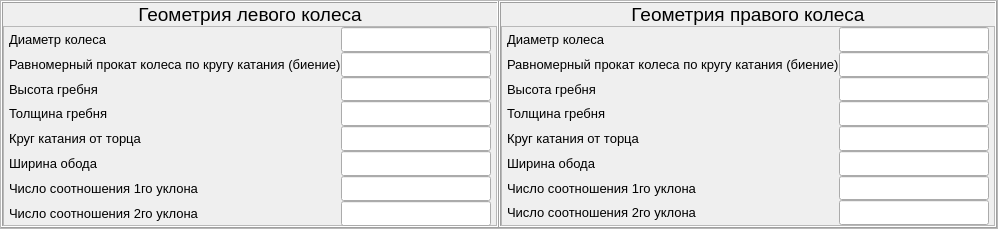
            <widget class="QFrame" name="geometry_test_frame">
             <property name="frameShape">
              <enum>QFrame::StyledPanel</enum>
             </property>
             <property name="frameShadow">
              <enum>QFrame::Raised</enum>
             </property>
             <layout class="QHBoxLayout" name="horizontalLayout_13">
              <property name="spacing">
               <number>0</number>
              </property>
              <property name="leftMargin">
               <number>0</number>
              </property>
              <property name="topMargin">
               <number>0</number>
              </property>
              <property name="rightMargin">
               <number>0</number>
              </property>
              <property name="bottomMargin">
               <number>0</number>
              </property>
              <item>
               <widget class="QFrame" name="left_wheel_frame">
                <property name="frameShape">
                 <enum>QFrame::Box</enum>
                </property>
                <property name="frameShadow">
                 <enum>QFrame::Raised</enum>
                </property>
                <layout class="QVBoxLayout" name="verticalLayout_8">
                 <property name="spacing">
                  <number>0</number>
                 </property>
                 <property name="leftMargin">
                  <number>0</number>
                 </property>
                 <property name="topMargin">
                  <number>0</number>
                 </property>
                 <property name="rightMargin">
                  <number>0</number>
                 </property>
                 <property name="bottomMargin">
                  <number>0</number>
                 </property>
                 <item>
                  <widget class="QLabel" name="label_21">
                   <property name="maximumSize">
                    <size>
                     <width>16777215</width>
                     <height>25</height>
                    </size>
                   </property>
                   <property name="font">
                    <font>
                     <family>Arial</family>
                     <pointsize>14</pointsize>
                    </font>
                   </property>
                   <property name="text">
                    <string>Геометрия левого колеса</string>
                   </property>
                   <property name="alignment">
                    <set>Qt::AlignCenter</set>
                   </property>
                  </widget>
                 </item>
                 <item>
                  <widget class="PlotWidget" name="geometry_left_graph_widget" native="true"/>
                 </item>
                 <item>
                  <widget class="QFrame" name="geometry_test_left_frame">
                   <property name="minimumSize">
                    <size>
                     <width>0</width>
                     <height>0</height>
                    </size>
                   </property>
                   <property name="maximumSize">
                    <size>
                     <width>16777215</width>
                     <height>200</height>
                    </size>
                   </property>
                   <property name="frameShape">
                    <enum>QFrame::StyledPanel</enum>
                   </property>
                   <property name="frameShadow">
                    <enum>QFrame::Raised</enum>
                   </property>
                   <layout class="QGridLayout" name="gridLayout_7">
                    <property name="leftMargin">
                     <number>5</number>
                    </property>
                    <property name="topMargin">
                     <number>0</number>
                    </property>
                    <property name="rightMargin">
                     <number>5</number>
                    </property>
                    <property name="bottomMargin">
                     <number>0</number>
                    </property>
                    <property name="spacing">
                     <number>0</number>
                    </property>
                    <item row="5" column="0">
                     <widget class="QLabel" name="label_26">
                      <property name="minimumSize">
                       <size>
                        <width>0</width>
                        <height>25</height>
                       </size>
                      </property>
                      <property name="maximumSize">
                       <size>
                        <width>16777215</width>
                        <height>16777215</height>
                       </size>
                      </property>
                      <property name="font">
                       <font>
                        <family>Arial</family>
                        <pointsize>10</pointsize>
                       </font>
                      </property>
                      <property name="text">
                       <string>Толщина гребня</string>
                      </property>
                     </widget>
                    </item>
                    <item row="9" column="1">
                     <widget class="QLineEdit" name="geometry_test_left_one_slope_lineEdit">
                      <property name="maximumSize">
                       <size>
                        <width>150</width>
                        <height>25</height>
                       </size>
                      </property>
                      <property name="font">
                       <font>
                        <family>Arial</family>
                        <pointsize>14</pointsize>
                       </font>
                      </property>
                      <property name="alignment">
                       <set>Qt::AlignCenter</set>
                      </property>
                      <property name="readOnly">
                       <bool>true</bool>
                      </property>
                     </widget>
                    </item>
                    <item row="0" column="1">
                     <widget class="QLineEdit" name="geometry_test_left_diameter_lineEdit">
                      <property name="maximumSize">
                       <size>
                        <width>150</width>
                        <height>25</height>
                       </size>
                      </property>
                      <property name="font">
                       <font>
                        <family>Arial</family>
                        <pointsize>14</pointsize>
                       </font>
                      </property>
                      <property name="text">
                       <string/>
                      </property>
                      <property name="alignment">
                       <set>Qt::AlignCenter</set>
                      </property>
                      <property name="readOnly">
                       <bool>true</bool>
                      </property>
                     </widget>
                    </item>
                    <item row="8" column="0">
                     <widget class="QLabel" name="label_28">
                      <property name="font">
                       <font>
                        <family>Arial</family>
                        <pointsize>10</pointsize>
                       </font>
                      </property>
                      <property name="text">
                       <string>Ширина обода</string>
                      </property>
                     </widget>
                    </item>
                    <item row="5" column="1">
                     <widget class="QLineEdit" name="geometry_test_left_crest_width_lineEdit">
                      <property name="maximumSize">
                       <size>
                        <width>150</width>
                        <height>25</height>
                       </size>
                      </property>
                      <property name="font">
                       <font>
                        <family>Arial</family>
                        <pointsize>14</pointsize>
                       </font>
                      </property>
                      <property name="alignment">
                       <set>Qt::AlignCenter</set>
                      </property>
                      <property name="readOnly">
                       <bool>true</bool>
                      </property>
                     </widget>
                    </item>
                    <item row="10" column="0">
                     <widget class="QLabel" name="label_30">
                      <property name="font">
                       <font>
                        <family>Arial</family>
                        <pointsize>10</pointsize>
                       </font>
                      </property>
                      <property name="text">
                       <string>Число соотношения 2го уклона</string>
                      </property>
                     </widget>
                    </item>
                    <item row="9" column="0">
                     <widget class="QLabel" name="label_29">
                      <property name="font">
                       <font>
                        <family>Arial</family>
                        <pointsize>10</pointsize>
                       </font>
                      </property>
                      <property name="text">
                       <string>Число соотношения 1го уклона</string>
                      </property>
                     </widget>
                    </item>
                    <item row="8" column="1">
                     <widget class="QLineEdit" name="geometry_test_left_width_rim_lineEdit">
                      <property name="maximumSize">
                       <size>
                        <width>150</width>
                        <height>25</height>
                       </size>
                      </property>
                      <property name="font">
                       <font>
                        <family>Arial</family>
                        <pointsize>14</pointsize>
                       </font>
                      </property>
                      <property name="alignment">
                       <set>Qt::AlignCenter</set>
                      </property>
                      <property name="readOnly">
                       <bool>true</bool>
                      </property>
                     </widget>
                    </item>
                    <item row="1" column="0">
                     <widget class="QLabel" name="label_24">
                      <property name="maximumSize">
                       <size>
                        <width>16777215</width>
                        <height>16777215</height>
                       </size>
                      </property>
                      <property name="font">
                       <font>
                        <family>Arial</family>
                        <pointsize>10</pointsize>
                       </font>
                      </property>
                      <property name="text">
                       <string>Равномерный прокат колеса по кругу катания (биение)</string>
                      </property>
                     </widget>
                    </item>
                    <item row="3" column="0">
                     <widget class="QLabel" name="label_25">
                      <property name="maximumSize">
                       <size>
                        <width>16777215</width>
                        <height>16777215</height>
                       </size>
                      </property>
                      <property name="font">
                       <font>
                        <family>Arial</family>
                        <pointsize>10</pointsize>
                       </font>
                      </property>
                      <property name="text">
                       <string>Высота гребня</string>
                      </property>
                     </widget>
                    </item>
                    <item row="10" column="1">
                     <widget class="QLineEdit" name="geometry_test_left_two_slope_lineEdit">
                      <property name="maximumSize">
                       <size>
                        <width>150</width>
                        <height>25</height>
                       </size>
                      </property>
                      <property name="font">
                       <font>
                        <family>Arial</family>
                        <pointsize>14</pointsize>
                       </font>
                      </property>
                      <property name="alignment">
                       <set>Qt::AlignCenter</set>
                      </property>
                      <property name="readOnly">
                       <bool>true</bool>
                      </property>
                     </widget>
                    </item>
                    <item row="0" column="0">
                     <widget class="QLabel" name="label_23">
                      <property name="maximumSize">
                       <size>
                        <width>16777215</width>
                        <height>16777215</height>
                       </size>
                      </property>
                      <property name="font">
                       <font>
                        <family>Arial</family>
                        <pointsize>10</pointsize>
                       </font>
                      </property>
                      <property name="text">
                       <string>Диаметр колеса</string>
                      </property>
                     </widget>
                    </item>
                    <item row="1" column="1">
                     <widget class="QLineEdit" name="geometry_test_left_beat_lineEdit">
                      <property name="maximumSize">
                       <size>
                        <width>150</width>
                        <height>25</height>
                       </size>
                      </property>
                      <property name="font">
                       <font>
                        <family>Arial</family>
                        <pointsize>14</pointsize>
                       </font>
                      </property>
                      <property name="alignment">
                       <set>Qt::AlignCenter</set>
                      </property>
                      <property name="readOnly">
                       <bool>true</bool>
                      </property>
                     </widget>
                    </item>
                    <item row="3" column="1">
                     <widget class="QLineEdit" name="geometry_test_left_crest_high_lineEdit">
                      <property name="maximumSize">
                       <size>
                        <width>150</width>
                        <height>25</height>
                       </size>
                      </property>
                      <property name="font">
                       <font>
                        <family>Arial</family>
                        <pointsize>14</pointsize>
                       </font>
                      </property>
                      <property name="alignment">
                       <set>Qt::AlignCenter</set>
                      </property>
                      <property name="readOnly">
                       <bool>true</bool>
                      </property>
                     </widget>
                    </item>
                    <item row="6" column="1">
                     <widget class="QLineEdit" name="geometry_test_left_roll_circle_lineEdit">
                      <property name="maximumSize">
                       <size>
                        <width>150</width>
                        <height>25</height>
                       </size>
                      </property>
                      <property name="font">
                       <font>
                        <family>Arial</family>
                        <pointsize>14</pointsize>
                       </font>
                      </property>
                      <property name="alignment">
                       <set>Qt::AlignCenter</set>
                      </property>
                      <property name="readOnly">
                       <bool>true</bool>
                      </property>
                     </widget>
                    </item>
                    <item row="6" column="0">
                     <widget class="QLabel" name="label_27">
                      <property name="font">
                       <font>
                        <family>Arial</family>
                        <pointsize>10</pointsize>
                       </font>
                      </property>
                      <property name="text">
                       <string>Круг катания от торца</string>
                      </property>
                     </widget>
                    </item>
                   </layout>
                  </widget>
                 </item>
                </layout>
               </widget>
              </item>
              <item>
               <widget class="QFrame" name="right_wheel_frame">
                <property name="frameShape">
                 <enum>QFrame::Box</enum>
                </property>
                <property name="frameShadow">
                 <enum>QFrame::Raised</enum>
                </property>
                <layout class="QVBoxLayout" name="verticalLayout_9">
                 <property name="spacing">
                  <number>0</number>
                 </property>
                 <property name="leftMargin">
                  <number>0</number>
                 </property>
                 <property name="topMargin">
                  <number>0</number>
                 </property>
                 <property name="rightMargin">
                  <number>0</number>
                 </property>
                 <property name="bottomMargin">
                  <number>0</number>
                 </property>
                 <item>
                  <widget class="QLabel" name="label_22">
                   <property name="maximumSize">
                    <size>
                     <width>16777215</width>
                     <height>25</height>
                    </size>
                   </property>
                   <property name="font">
                    <font>
                     <family>Arial</family>
                     <pointsize>14</pointsize>
                    </font>
                   </property>
                   <property name="text">
                    <string>Геометрия правого колеса</string>
                   </property>
                   <property name="alignment">
                    <set>Qt::AlignCenter</set>
                   </property>
                  </widget>
                 </item>
                 <item>
                  <widget class="PlotWidget" name="geometry_right_graph_widget" native="true"/>
                 </item>
                 <item>
                  <widget class="QFrame" name="geometry_test_right_frame">
                   <property name="maximumSize">
                    <size>
                     <width>16777215</width>
                     <height>200</height>
                    </size>
                   </property>
                   <property name="frameShape">
                    <enum>QFrame::StyledPanel</enum>
                   </property>
                   <property name="frameShadow">
                    <enum>QFrame::Raised</enum>
                   </property>
                   <layout class="QGridLayout" name="gridLayout_8">
                    <property name="leftMargin">
                     <number>5</number>
                    </property>
                    <property name="topMargin">
                     <number>0</number>
                    </property>
                    <property name="rightMargin">
                     <number>5</number>
                    </property>
                    <property name="bottomMargin">
                     <number>0</number>
                    </property>
                    <property name="spacing">
                     <number>0</number>
                    </property>
                    <item row="1" column="3">
                     <widget class="QLineEdit" name="geometry_test_right_beat_lineEdit">
                      <property name="maximumSize">
                       <size>
                        <width>150</width>
                        <height>25</height>
                       </size>
                      </property>
                      <property name="font">
                       <font>
                        <family>Arial</family>
                        <pointsize>14</pointsize>
                       </font>
                      </property>
                     </widget>
                    </item>
                    <item row="7" column="3">
                     <widget class="QLineEdit" name="geometry_test_right_one_slope_lineEdit">
                      <property name="maximumSize">
                       <size>
                        <width>150</width>
                        <height>25</height>
                       </size>
                      </property>
                      <property name="font">
                       <font>
                        <family>Arial</family>
                        <pointsize>14</pointsize>
                       </font>
                      </property>
                     </widget>
                    </item>
                    <item row="4" column="3">
                     <widget class="QLineEdit" name="geometry_test_right_crest_width_lineEdit">
                      <property name="maximumSize">
                       <size>
                        <width>150</width>
                        <height>25</height>
                       </size>
                      </property>
                      <property name="font">
                       <font>
                        <family>Arial</family>
                        <pointsize>14</pointsize>
                       </font>
                      </property>
                     </widget>
                    </item>
                    <item row="6" column="3">
                     <widget class="QLineEdit" name="geometry_test_right_width_rim_lineEdit">
                      <property name="maximumSize">
                       <size>
                        <width>150</width>
                        <height>25</height>
                       </size>
                      </property>
                      <property name="font">
                       <font>
                        <family>Arial</family>
                        <pointsize>14</pointsize>
                       </font>
                      </property>
                     </widget>
                    </item>
                    <item row="3" column="3">
                     <widget class="QLineEdit" name="geometry_test_right_crest_high_lineEdit">
                      <property name="maximumSize">
                       <size>
                        <width>150</width>
                        <height>25</height>
                       </size>
                      </property>
                      <property name="font">
                       <font>
                        <family>Arial</family>
                        <pointsize>14</pointsize>
                       </font>
                      </property>
                     </widget>
                    </item>
                    <item row="0" column="3">
                     <widget class="QLineEdit" name="geometry_test_right_diameter_lineEdit">
                      <property name="maximumSize">
                       <size>
                        <width>150</width>
                        <height>25</height>
                       </size>
                      </property>
                      <property name="font">
                       <font>
                        <family>Arial</family>
                        <pointsize>14</pointsize>
                       </font>
                      </property>
                     </widget>
                    </item>
                    <item row="5" column="3">
                     <widget class="QLineEdit" name="geometry_test_right_roll_circle_lineEdit">
                      <property name="maximumSize">
                       <size>
                        <width>150</width>
                        <height>25</height>
                       </size>
                      </property>
                      <property name="font">
                       <font>
                        <family>Arial</family>
                        <pointsize>14</pointsize>
                       </font>
                      </property>
                     </widget>
                    </item>
                    <item row="10" column="3">
                     <widget class="QLineEdit" name="geometry_test_right_two_slope_lineEdit">
                      <property name="maximumSize">
                       <size>
                        <width>150</width>
                        <height>25</height>
                       </size>
                      </property>
                      <property name="font">
                       <font>
                        <family>Arial</family>
                        <pointsize>14</pointsize>
                       </font>
                      </property>
                     </widget>
                    </item>
                    <item row="0" column="2">
                     <widget class="QLabel" name="label_31">
                      <property name="font">
                       <font>
                        <family>Arial</family>
                        <pointsize>10</pointsize>
                       </font>
                      </property>
                      <property name="text">
                       <string>Диаметр колеса</string>
                      </property>
                     </widget>
                    </item>
                    <item row="1" column="2">
                     <widget class="QLabel" name="label_32">
                      <property name="font">
                       <font>
                        <family>Arial</family>
                        <pointsize>10</pointsize>
                       </font>
                      </property>
                      <property name="text">
                       <string>Равномерный прокат колеса по кругу катания (биение)</string>
                      </property>
                     </widget>
                    </item>
                    <item row="3" column="2">
                     <widget class="QLabel" name="label_33">
                      <property name="font">
                       <font>
                        <family>Arial</family>
                        <pointsize>10</pointsize>
                       </font>
                      </property>
                      <property name="text">
                       <string>Высота гребня</string>
                      </property>
                     </widget>
                    </item>
                    <item row="4" column="2">
                     <widget class="QLabel" name="label_34">
                      <property name="font">
                       <font>
                        <family>Arial</family>
                        <pointsize>10</pointsize>
                       </font>
                      </property>
                      <property name="text">
                       <string>Толщина гребня</string>
                      </property>
                     </widget>
                    </item>
                    <item row="5" column="2">
                     <widget class="QLabel" name="label_35">
                      <property name="font">
                       <font>
                        <family>Arial</family>
                        <pointsize>10</pointsize>
                       </font>
                      </property>
                      <property name="text">
                       <string>Круг катания от торца</string>
                      </property>
                     </widget>
                    </item>
                    <item row="6" column="2">
                     <widget class="QLabel" name="label_36">
                      <property name="font">
                       <font>
                        <family>Arial</family>
                        <pointsize>10</pointsize>
                       </font>
                      </property>
                      <property name="text">
                       <string>Ширина обода</string>
                      </property>
                     </widget>
                    </item>
                    <item row="7" column="2">
                     <widget class="QLabel" name="label_37">
                      <property name="font">
                       <font>
                        <family>Arial</family>
                        <pointsize>10</pointsize>
                       </font>
                      </property>
                      <property name="text">
                       <string>Число соотношения 1го уклона</string>
                      </property>
                     </widget>
                    </item>
                    <item row="10" column="2">
                     <widget class="QLabel" name="label_38">
                      <property name="font">
                       <font>
                        <family>Arial</family>
                        <pointsize>10</pointsize>
                       </font>
                      </property>
                      <property name="text">
                       <string>Число соотношения 2го уклона</string>
                      </property>
                     </widget>
                    </item>
                   </layout>
                  </widget>
                 </item>
                </layout>
               </widget>
              </item>
             </layout>
            </widget>
